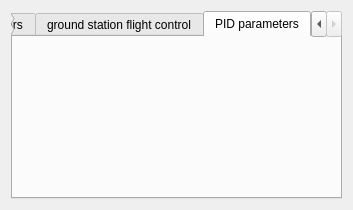
<?xml version="1.0" encoding="UTF-8"?>
<ui version="4.0">
 <class>CmdFlight</class>
 <widget class="QWidget" name="CmdFlight">
  <property name="geometry">
   <rect>
    <x>0</x>
    <y>0</y>
    <width>353</width>
    <height>210</height>
   </rect>
  </property>
  <property name="windowTitle">
   <string>Form</string>
  </property>
  <layout class="QVBoxLayout" name="verticalLayout">
   <item>
    <widget class="QTabWidget" name="tabWidget">
     <property name="currentIndex">
      <number>3</number>
     </property>
     <widget class="CmdFlightTurn" name="tabTurn">
      <attribute name="title">
       <string>aircraft turn</string>
      </attribute>
     </widget>
     <widget class="QWidget" name="tabTrackCircleNum">
      <attribute name="title">
       <string>assembly parameters</string>
      </attribute>
     </widget>
     <widget class="QWidget" name="tab_2">
      <attribute name="title">
       <string>ground station flight control</string>
      </attribute>
     </widget>
     <widget class="QWidget" name="tab_3">
      <attribute name="title">
       <string>PID parameters</string>
      </attribute>
     </widget>
    </widget>
   </item>
  </layout>
 </widget>
 <customwidgets>
  <customwidget>
   <class>CmdFlightTurn</class>
   <extends>QWidget</extends>
   <header>cmdFlightTurn.h</header>
   <container>1</container>
  </customwidget>
 </customwidgets>
 <resources/>
 <connections/>
</ui>
